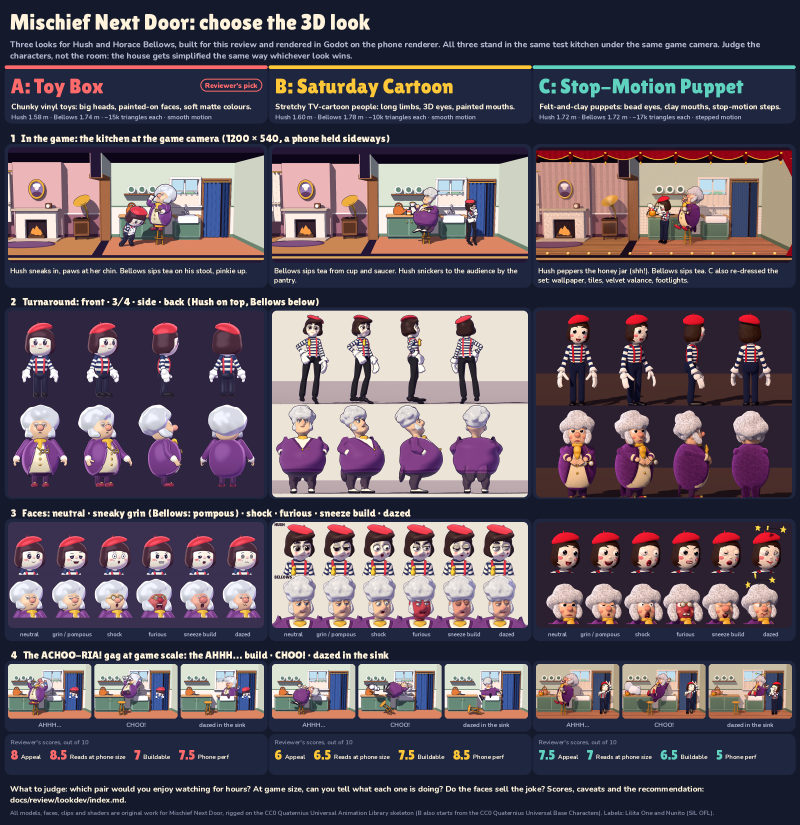
#> input picture docs/review/lookdev/board.png, 2400 x 2474 px, given in place of ingame_kitchen.png, which was not available (shown at 1/3 size)
$ python compose_board.py
#> lines starting #> are read from the running program, lines starting #| are printed output that depends on the picture; pictures that were not available may be replaced by others from this repository, and a replacement may not be noted
"""Owner board: the three 3D look-devs side by side.

Reads only the look-dev deliverables (and three frames of each sneeze sequence) from
../look-{toy,cartoon,puppet}/ and writes board.png. Fonts: the game's own OFL fonts.
"""
import sys
from PIL import Image, ImageDraw, ImageFont

ROOT = '/tmp/claude-0/-home-user-ideaboard/6a6517aa-4127-5e59-9718-da742a6ce0ad/scratchpad/mnd/work/3d'
FONTS = '/home/user/mischief/game/ui/theme/fonts'
OUT = sys.argv[1] if len(sys.argv) > 1 else ROOT + '/board/board.png'

def font(name, size):
    return ImageFont.truetype(f'{FONTS}/{name}.ttf', size)

LILITA = lambda s: font('LilitaOne-Regular', s)
BLACK = lambda s: font('Nunito-Black', s)
XBOLD = lambda s: font('Nunito-ExtraBold', s)
BOLD = lambda s: font('Nunito-Bold', s)

BG = (20, 25, 44)
PANEL = (31, 38, 64)
CREAM = (255, 244, 219)
GREY = (178, 184, 207)
DIM = (128, 134, 160)

W = 2400
M = 24            # outer margin
G = 24            # gutter between columns
CW = (W - 2 * M - 2 * G) // 3   # 768
PAD = 0           # images fill the column width

STYLES = [
    dict(key='toy', letter='A', name='Toy Box', accent=(255, 107, 107),
         tag='Chunky vinyl toys: big heads, painted-on faces, soft matte colours.',
         facts='Hush 1.58 m · Bellows 1.74 m · ~15k triangles each · smooth motion',
         caption='Hush sneaks in, paws at her chin. Bellows sips tea on his stool, pinkie up.',
         turn=[(40, 225, 1790, 795), (40, 950, 1790, 1552)],
         expr=[(20, 150, 2420, 552), (20, 640, 2420, 1040)],
         seq=('look-toy/out/seq', [30, 36, 56]),
         scores=[('Appeal', '8'), ('Reads at phone size', '8.5'), ('Buildable', '7'), ('Phone perf', '7.5')],
         pick=True),
    dict(key='cartoon', letter='B', name='Saturday Cartoon', accent=(255, 200, 56),
         tag='Stretchy TV-cartoon people: long limbs, 3D eyes, painted mouths.',
         facts='Hush 1.60 m · Bellows 1.78 m · ~10k triangles each · smooth motion',
         caption='Bellows sips tea from cup and saucer. Hush snickers to the audience by the pantry.',
         turn=[(200, 170, 2380, 938), (200, 1075, 2380, 1838)],
         expr=[(0, 108, 2400, 610), (0, 694, 2400, 1186)],
         seq=('look-cartoon/work/seq_sneeze', [88, 132, 176]),
         scores=[('Appeal', '6'), ('Reads at phone size', '6.5'), ('Buildable', '7.5'), ('Phone perf', '8.5')],
         pick=False),
    dict(key='puppet', letter='C', name='Stop-Motion Puppet', accent=(95, 211, 191),
         tag='Felt-and-clay puppets: bead eyes, clay mouths, stop-motion steps.',
         facts='Hush 1.72 m · Bellows 1.72 m · ~17k triangles each · stepped motion',
         caption='Hush peppers the honey jar (shh!). Bellows sips tea. C also re-dressed the set: '
                 'wallpaper, tiles, velvet valance, footlights.',
         turn=[(60, 262, 2140, 1142), (60, 1328, 2140, 2180)],
         expr=[(0, 192, 2400, 634), (0, 744, 2400, 1226)],
         seq=('look-puppet/out/sneeze_seq', [69, 78, 126]),
         scores=[('Appeal', '7.5'), ('Reads at phone size', '7'), ('Buildable', '6.5'), ('Phone perf', '5')],
         pick=False),
]

SEQ_BOX = (520, 100, 1100, 480)   # kitchen action area of a 1200x540 game frame


def load(rel):
    return Image.open(f'{ROOT}/{rel}').convert('RGB')


def fit_w(im, w):
    return im.resize((w, round(im.height * w / im.width)), Image.LANCZOS)


def rounded(im, r=14):
    mask = Image.new('L', im.size, 0)
    ImageDraw.Draw(mask).rounded_rectangle((0, 0, im.width - 1, im.height - 1), r, fill=255)
    return im, mask


def paste_r(canvas, im, xy, r=14):
    im, mask = rounded(im, r)
    canvas.paste(im, xy, mask)


def stack(ims, gap=0, bg=(0, 0, 0)):
    w = max(i.width for i in ims)
    h = sum(i.height for i in ims) + gap * (len(ims) - 1)
    out = Image.new('RGB', (w, h), bg)
    y = 0
    for i in ims:
        out.paste(i, ((w - i.width) // 2, y))
        y += i.height + gap
    return out


def wrap(draw, text, fnt, width):
    words, lines, cur = text.split(), [], ''
    for wd in words:
        t = (cur + ' ' + wd).strip()
        if draw.textlength(t, font=fnt) <= width:
            cur = t
        else:
            lines.append(cur)
            cur = wd
    if cur:
        lines.append(cur)
    return lines


def text_block(draw, xy, text, fnt, fill, width, lh):
    x, y = xy
    for ln in wrap(draw, text, fnt, width):
        draw.text((x, y), ln, font=fnt, fill=fill)
        y += lh
    return y


# ---------- build the per-style panels ----------
for s in STYLES:
    k = s['key']
    s['ingame'] = fit_w(load(f'look-{k}/ingame_kitchen.png'), CW)
#> in load, returned value is the input picture: PIL image 2400x2474 RGB; mean R, G, B 91.6, 81.8, 93.3
#> in fit_w, `return im.resize((w, round(im.height * w / im.width)), Image.LANCZOS)`:
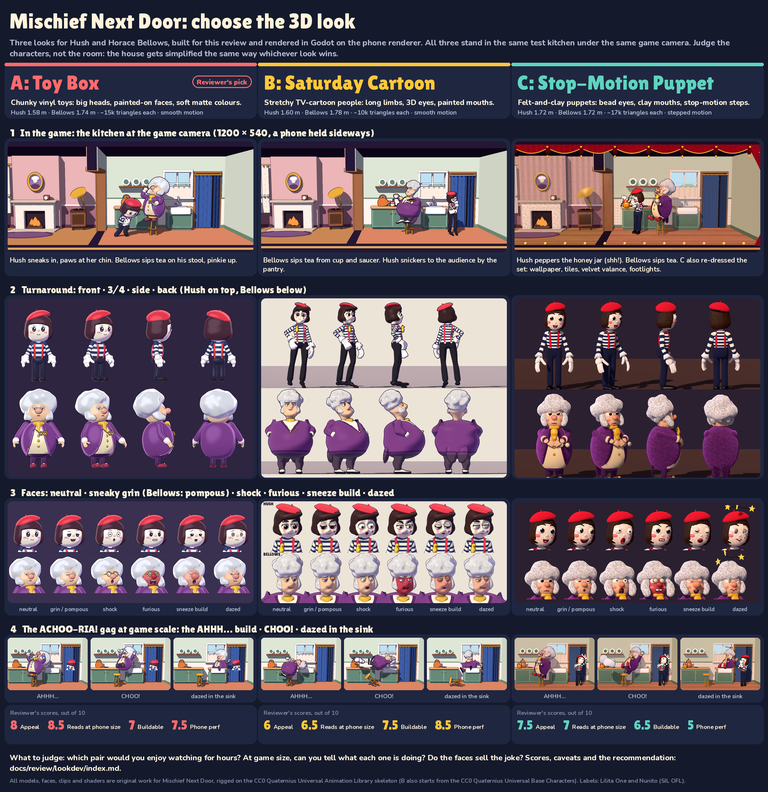
#> returned value: PIL image 768x792 RGB; mean R, G, B 91.4, 81.7, 93.2
    src = load(f'look-{k}/turnaround.png')
    rows = [src.crop(b) for b in s['turn']]
#> rows = 2 items
    bgc = src.getpixel((5, s['turn'][0][1] + 5))
#> bgc = (20, 25, 44)
    s['turnaround'] = fit_w(stack(rows, 0, bgc), CW)
#> in stack, `w = max(i.width for i in ims)`: w = 1750
#> in stack, `h = sum(i.height for i in ims) + gap * (len(ims) - 1)`: h = 1172
#> in stack, `out = Image.new('RGB', (w, h), bg)`:
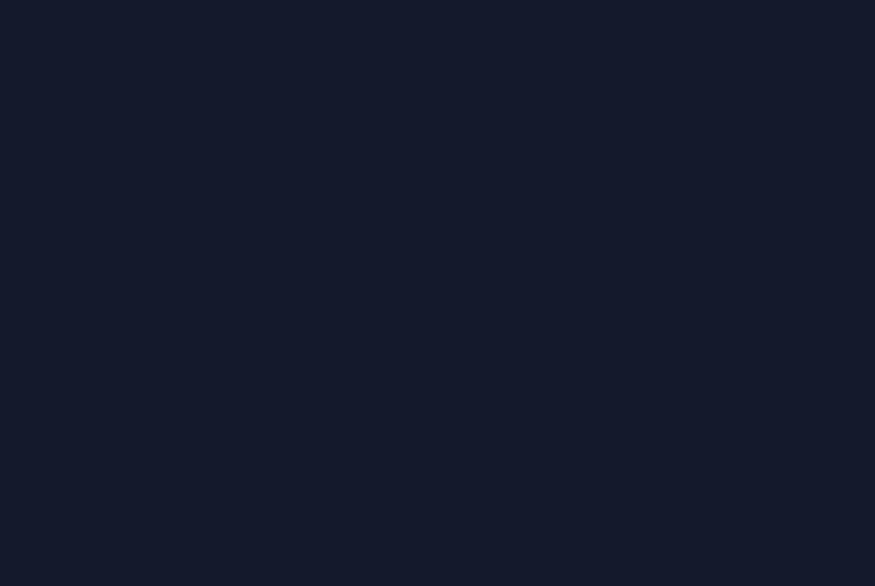
#> out: PIL image 1750x1172 RGB (shown at 1/2 size); mean R, G, B 20, 25, 44
#> the loop in stack, `for i in ims:` made 2 passes
#> y on passes 1 to 2: 570, 1172
#> after the loop in stack, `for i in ims:`:
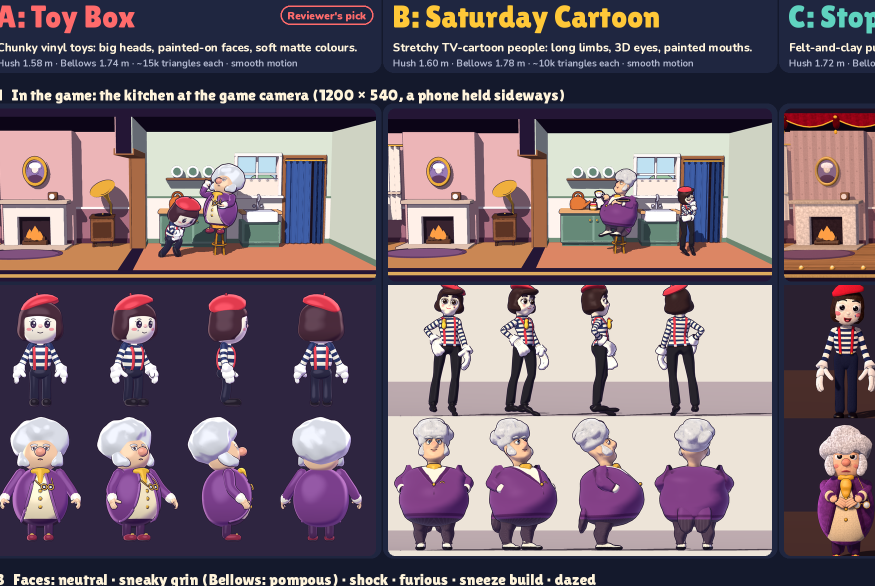
#> out: PIL image 1750x1172 RGB (shown at 1/2 size); mean R, G, B 116.3, 101.3, 111.1
#> call 2 of fit_w, with w = 768
#> in fit_w (call 2), `return im.resize((w, round(im.height * w / im.width)), Image.LANCZOS)`:
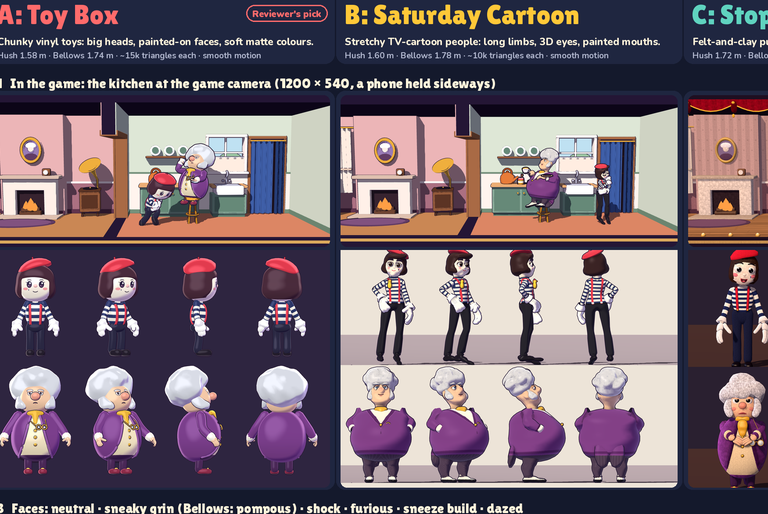
#> returned value: PIL image 768x514 RGB; mean R, G, B 116, 101.2, 111.1
    src = load(f'look-{k}/expressions.png')
#> (the run stopped early here; a loop or call above may not have finished)
